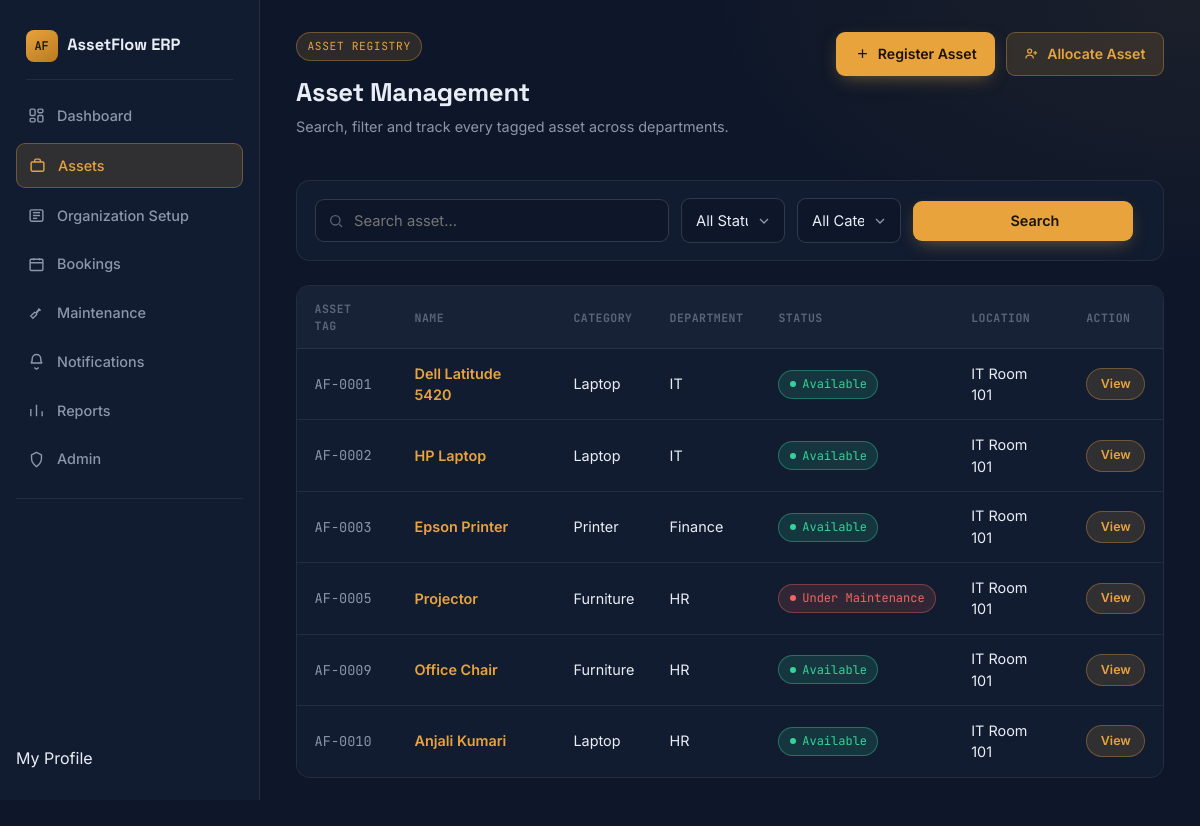
The app's page /assets/ (signed in), older data.
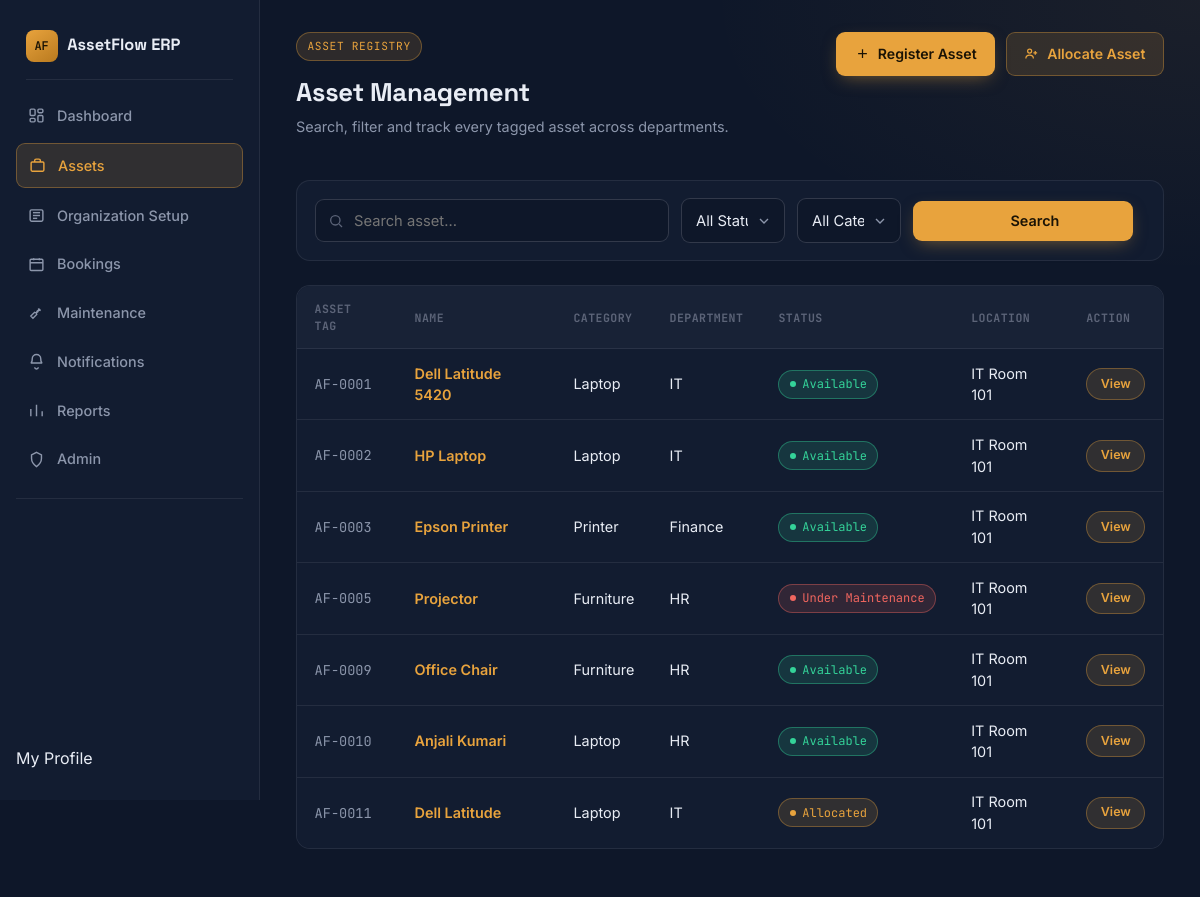
The same page, newer data.
### assets/models.py (models this page shows, shortened)
class Asset(models.Model):
    STATUS_CHOICES = [
        ("Available", "Available"),
        ("Allocated", "Allocated"),
        ("Reserved", "Reserved"),
        ("Under Maintenance", "Under Maintenance"),
        ("Lost", "Lost"),
        ("Retired", "Retired"),
        ("Disposed", "Disposed"),
    ]
    CONDITION_CHOICES = [
        ("Excellent", "Excellent"),
        ("Good", "Good"),
        ("Fair", "Fair"),
        ("Damaged", "Damaged"),
    ]
    asset_tag = models.CharField(
        max_length=20,
        unique=True,
        blank=True
    )
    name = models.CharField(max_length=150)
    category = models.ForeignKey(
        AssetCategory,
        on_delete=models.CASCADE
    )
    department = models.ForeignKey(
        Department,
        on_delete=models.SET_NULL,
        null=True,
        blank=True
    )
    serial_number = models.CharField(
        max_length=100,
        unique=True
    )
    acquisition_date = models.DateField()
    acquisition_cost = models.DecimalField(
        max_digits=10,
        decimal_places=2
    )
    location = models.CharField(max_length=100)
    condition = models.CharField(
        max_length=20,
        choices=CONDITION_CHOICES,
        default="Good"
    )
    status = models.CharField(
        max_length=30,
        choices=STATUS_CHOICES,
        default="Available"
    )
    shared_bookable = models.BooleanField(default=False)
    image = models.ImageField(
        upload_to="assets/",
        blank=True,
        null=True
    )

### organization/models.py (models this page shows)
class AssetCategory(models.Model):
    name = models.CharField(max_length=100)
    description = models.TextField(blank=True)
    def __str__(self):
        return self.name

class Department(models.Model):
    STATUS_CHOICES = [
        ('Active', 'Active'),
        ('Inactive', 'Inactive'),
    ]
    name = models.CharField(max_length=100, unique=True)
    parent_department = models.ForeignKey(
        'self',
        on_delete=models.SET_NULL,
        null=True,
        blank=True
    )
    status = models.CharField(
        max_length=10,
        choices=STATUS_CHOICES,
        default='Active'
    )
    def __str__(self):
        return self.name

### assets/views.py (the view)
# urls.py: path("", views.asset_list, name="asset_list"),
@login_required
def asset_list(request):
    assets = Asset.objects.all().order_by("asset_tag")
    search = request.GET.get("search")
    status = request.GET.get("status")
    category = request.GET.get("category")
    if search:
        assets = assets.filter(name__icontains=search)
    if status:
        assets = assets.filter(status=status)
    if category:
        assets = assets.filter(category_id=category)
    categories = AssetCategory.objects.all()
    context = {
        "assets": assets,
        "categories": categories,
    }
    return render(request, "assets/asset_list.html", context)

### templates/assets/asset_list.html (shortened to what this page needs)
{% extends "base.html" %}
{% block content %}
<div class="page-head">
    <div>
        <div class="eyebrow"><span>ASSET REGISTRY</span></div>
        <h2>Asset Management</h2>
        <p>Search, filter and track every tagged asset across departments.</p>
    </div>
    <div class="page-head-actions">
        <a href="{% url 'add_asset' %}" class="action-btn solid">
            <svg viewBox="0 0 24 24" fill="none" stroke-width="2"><path d="M12 5v14M5 12h14"/></svg>
            Register Asset
        </a>
        <a href="{% url 'allocate_asset' %}" class="action-btn outline">
            <svg viewBox="0 0 24 24" fill="none" stroke-width="2"><circle cx="9" cy="8" r="3.2"/><path d="M3 20c0-3.3 2.7-5.5 6-5.5s6 2.2 6 5.5"/><path d="M18 8v6M15 11h6"/></svg>
            Allocate Asset
        </a>
    </div>
</div>
<form method="GET" class="filter-bar">
    <div class="field-shell">
        <input type="text" name="search" placeholder="Search asset..." value="{{ request.GET.search }}">
    </div>
    <div style="display:flex; gap:12px;">
        <select name="status">
            <option value="">All Status</option>
        </select>
        <select name="category">
            <option value="">All Categories</option>
        </select>
    </div>
    <button type="submit">
        <svg viewBox="0 0 24 24" fill="none" stroke-width="2" width="15" height="15">
            <circle cx="11" cy="11" r="7" />
            <path d="M21 21l-4.3-4.3" />
        </svg>
        Search
    </button>
</form>
<div class="table-wrap">
    <table>
        <thead>
            <tr>
                <th>Asset Tag</th>
                <th>Name</th>
                <th>Category</th>
                <th>Department</th>
                <th>Status</th>
                <th>Location</th>
                <th>Action</th>
            </tr>
        </thead>
        <tbody>
            {% for asset in assets %}
            <tr>
                <td class="tag-mono">{{ asset.asset_tag }}</td>
                <td>
                    <a href="{% url 'asset_detail' asset.id %}">
                        {{ asset.name }}
                    </a>
                </td>
                <td>{{ asset.category }}</td>
                <td>{{ asset.department }}</td>
                <td><span class="status-badge badge-{{ asset.status|slugify }}">{{ asset.status }}</span></td>
                <td>{{ asset.location }}</td>
                <td>
                    <a href="{% url 'asset_detail' asset.id %}" class="view-link">
                        View
                    </a>
                </td>
            </tr>
            {% empty %}
            <tr class="empty-row">
                <td colspan="7">No assets found</td>
            </tr>
            {% endfor %}
        </tbody>
    </table>
</div>
{% endblock %}

Row changes from the older to the newer data that the page shows:
added Asset: asset_tag "AF-0011", name "Dell Latitude", category "Laptop", department "IT", status "Allocated", location "IT Room 101"
